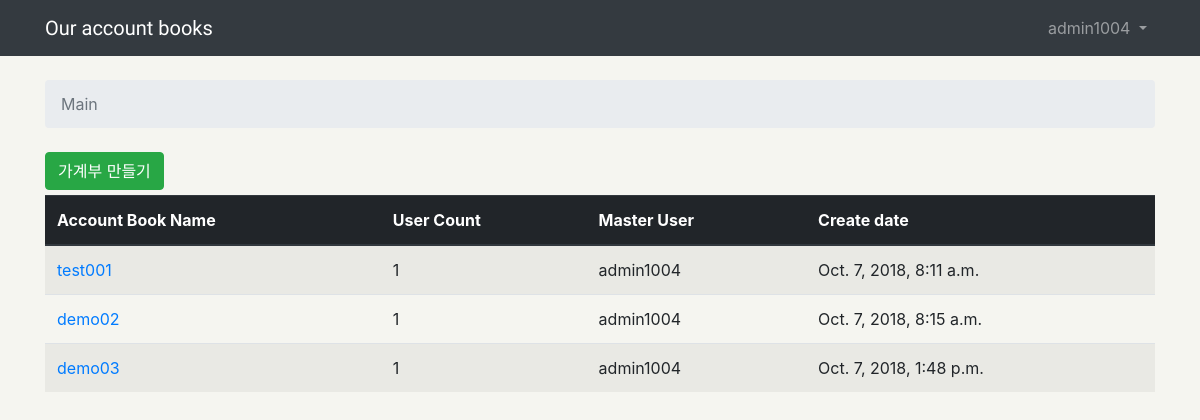
/home/ (signed in), run on an earlier commit of the app's database.
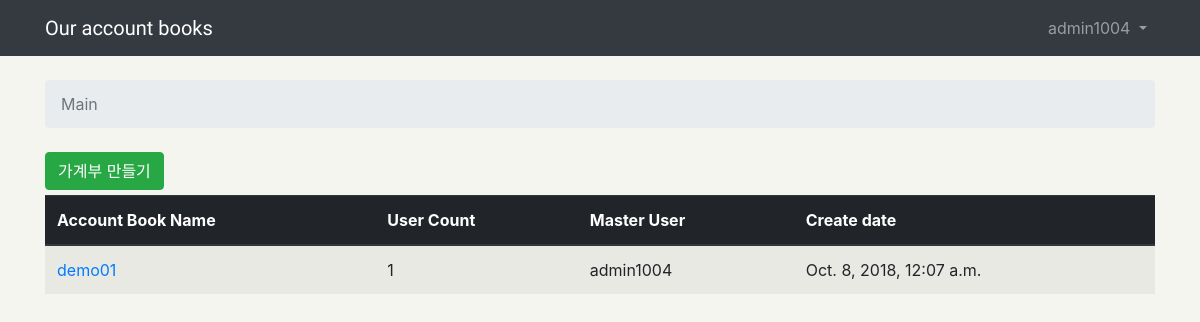
And on a later commit of the database.
### accountBookMain/models.py (models this page shows)
class PartyBelongTo(models.Model):
    user_id = models.ForeignKey(User, related_name='partyBelongTo', on_delete=models.CASCADE)
    account_id = models.ForeignKey(AccountBooksName, related_name='partyBelongTo', on_delete=models.CASCADE)
    create_at = models.DateTimeField(auto_now_add=True)

class AccountBooksName(models.Model):
    MONEY_COUNTRY = (
        ('k', "kor"),
        ('j', "jp")
    )
    account_id = models.AutoField(primary_key=True)
    account_name = models.CharField(max_length=100)
    p_cnt = models.IntegerField(default=0)
    money = models.CharField(max_length=1, choices=MONEY_COUNTRY)  # 언어설정 칼럼
    create_at = models.DateTimeField(auto_now_add=True)
    create_user = models.CharField(max_length=100, null=False)

### accountBookMain/views.py (the view)
# urls.py: path('home/', views.main_view, name='home')
@login_required
def main_view(request):
    get_user = request.user
    get_list = PartyBelongTo.objects.filter(user_id=get_user)
    if len(get_list) == 0:
        get_list = False
    return render(request, 'home.html', {'list': get_list})

### templates/home.html
{% extends 'base.html' %}
{% block breadcrumb %}
    <li class="breadcrumb-item active">Main</li>
{% endblock %}
{% block contents %}
    {% if list is False %}
        <h3>등록된 가계부가 없습니다.</h3>
        <a class="btn btn-success" href="{% url 'make_account' %}" role="button">가계부 만들기</a>
        <button type="button" class="btn btn btn-info">
            초대장
            <span class="badge badge-light">1</span>
            <span class="sr-only">unread messages</span>
        </button>
    {% else %}
        <a class="btn btn-success" href="{% url 'make_account' %}" style="margin-bottom:5px;" role="button">가계부 만들기</a>
        <table class="table table-striped">
            <thead class="thead-dark">
                <th scope="col">Account Book Name</th>
                <th scope="col">User Count</th>
                <th scope="col">Master User</th>
                <th scope="col">Create date</th>
            </thead>
            <tbody>
                 {% for item in list %}
                    <tr>
                        <td>
                            <a href="{% url 'history_main' item.account_id.pk %}">{{ item.account_id.account_name }}</a>
                        </td>
                        <td>{{ item.account_id.p_cnt }}</td>
                        <td>{{ item.account_id.create_user }}</td>
                        <td>{{ item.account_id.create_at }}</td>
                    </tr>
                {% endfor %}
            </tbody>
        </table>
    {% endif %}
{% endblock %}

### templates/base.html (shortened to what this page needs)
{% load static %}<!DOCTYPE html>
<html>
    <head>
        <link rel="stylesheet" href="{% static 'css/bootstrap.min.css' %}">
        <link rel="stylesheet" href="{% static 'css/baseBackgroundSettings.css' %}">
    </head>
    <body>
        {% block body %}
            <nav class="navbar navbar-expand-sm navbar-dark bg-dark">
                <div class="container">
                    <a class="navbar-brand head-title" href="{% url 'home' %}">Our account books</a>
                    <div class="collapse navbar-collapse" id="mainMenu">
                        <ul class="navbar-nav ml-auto">
                            <li class="nav-item dropdown">
                                <a class="nav-link dropdown-toggle" href="#" id="userMenu" data-toggle="dropdown" aria-haspopup="true" aria-expanded="false">
                                    {{ user.username }}
                                </a>
                            </li>
                        </ul>
                    </div>
                </div>
            </nav>
            <div class="container">
                <ol class="breadcrumb my-4">
                    {% block breadcrumb %}
                    {% endblock%}
                </ol>
                {% block contents %}
                {% endblock %}
            </div>
        {% endblock body %}
    </body>
<html>

### static/css/baseBackgroundSettings.css (style rules this page uses)
body { background-color : #f5f5f0; }
.head-title { font-family: 'Peralta', cursive; }

What changed in the data, as far as the page shows it:
removed PartyBelongTo: account_id.account_name "test001", account_id.p_cnt "1", account_id.create_user "admin1004", account_id.create_at "Oct. 7, 2018, 8:11 a.m."
removed PartyBelongTo: account_id.account_name "demo02", account_id.p_cnt "1", account_id.create_user "admin1004", account_id.create_at "Oct. 7, 2018, 8:15 a.m."
removed PartyBelongTo: account_id.account_name "demo03", account_id.p_cnt "1", account_id.create_user "admin1004", account_id.create_at "Oct. 7, 2018, 1:48 p.m."
added PartyBelongTo: account_id.account_name "demo01", account_id.p_cnt "1", account_id.create_user "admin1004", account_id.create_at "Oct. 8, 2018, 12:07 a.m."
